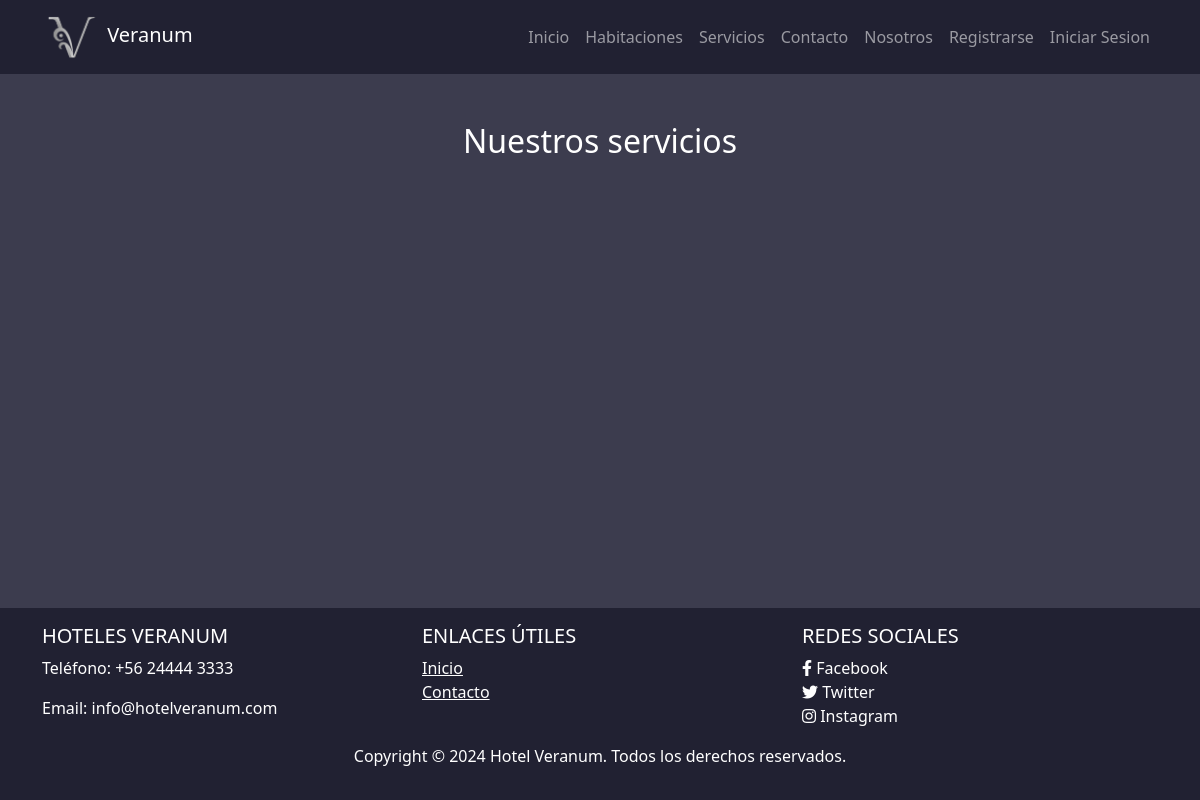
The page /servicioCl/ on the database as committed earlier.
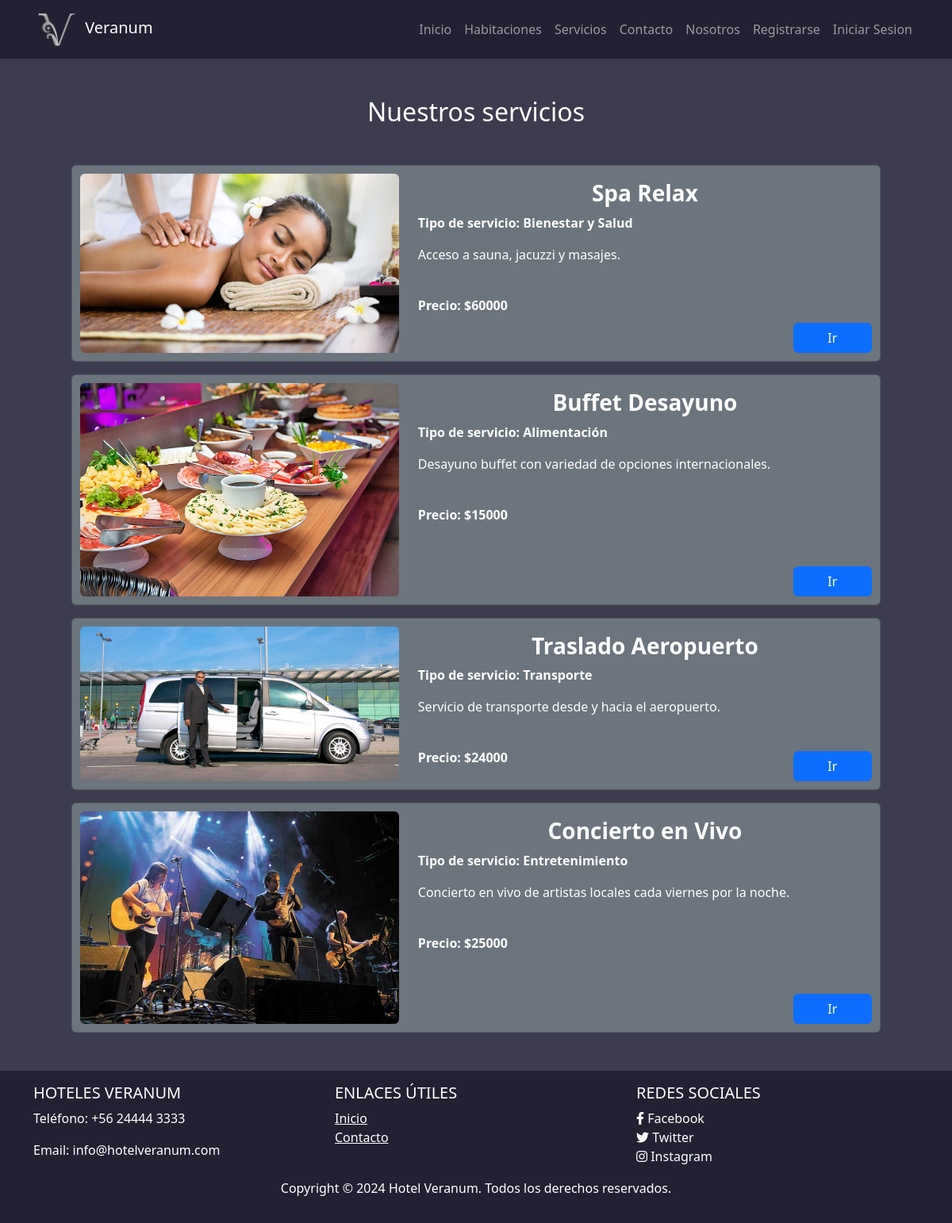
The same page on the database as committed later.
### hotel/models.py (models this page shows, shortened)
class Servicio(models.Model):
    id = models.AutoField(primary_key=True, verbose_name='ID')
    tipo_servicio = models.ForeignKey(TipoServicio, on_delete=models.CASCADE, verbose_name='Tipo de Servicio')
    nombre = models.CharField(max_length=50, verbose_name='Nombre')
    descripcion = models.TextField(verbose_name='Descripcion')
    imagen = models.ImageField(upload_to="servicios", verbose_name='Imagen')
    precio = models.DecimalField(max_digits=10, decimal_places=0, verbose_name='Precio')
    estado = models.BooleanField(default=True, verbose_name='Estado')
    class Meta:
        db_table = 'Servicio'
        verbose_name = "Servicio"
        verbose_name_plural = "Servicios"
        ordering = ['id']

class TipoServicio(models.Model):
    id = models.AutoField(primary_key=True, verbose_name='ID')
    nombre = models.CharField(max_length=50, verbose_name='Nombre')
    class Meta:
        db_table = 'Tipo_Servicio'
        verbose_name = "Tipo de servicio"
        verbose_name_plural = "Tipos de servicios"
        ordering = ['id']

### hotel/views.py (the view)
# urls.py: path('servicioCl/', views.servicioCl, name='servicioCl'),
def servicioCl(request):
    servicios = Servicio.objects.all()
    return render(request, 'servicioCl.html', {'servicios': servicios})

### hotel/templates/servicioCl.html
{% extends 'base.html' %}
{% load static%}
{% block content %}
    <div class="container">
        <div class="m-5">
            <h2 class="m-5 text-center text-white">Nuestros servicios</h2>
            {% for servicio in servicios %}
            <div class="card mb-3 text-bg-secondary" >
                <div class="row">
                    <div class="col-md-5">
                        <img src="{{ servicio.imagen.url}}" width="600" height="600" class="img-fluid rounded" alt="...">
                    </div>
                    <div class="col-md-7 position-relative">
                        <div class="row">
                            <h3 class="card-title text-center mt-2 fw-bold">{{ servicio.nombre }}</h3><br>
                            <p class="card-text fw-semibold">Tipo de servicio: {{ servicio.tipo_servicio.nombre }}</p>
                            <div class="card-text">
                                <p class="card-text fw-light">{{ servicio.descripcion }}</p><br>
                                <p class="card-text fw-semibold">Precio: ${{ servicio.precio }}</p>
                            </div>
                            <div class="d-flex justify-content-end">
                                <button class="btn btn-primary d-grid col-2 position-absolute bottom-0" type="button">Ir</button>
                            </div>
                        </div>
                    </div>
                </div>
            </div>
            {% endfor %}
        </div>
    </div>
{% endblock %}

### hotel/templates/base.html (shortened to what this page needs)
{% load static %}
<!DOCTYPE html>
<html lang="es">
<head>
    <link rel="stylesheet" href="{% static 'hotel/css/style.css' %}">
    <link rel="stylesheet" href="https://cdnjs.cloudflare.com/ajax/libs/font-awesome/5.15.4/css/all.min.css">
    <link rel="stylesheet" href="https://cdn.jsdelivr.net/npm/bootstrap@5.3.3/dist/css/bootstrap.min.css">
</head>
<body class="fondo">
    <nav class="navbar navbar-expand-lg navbar-dark color1">
        <div class="container">
            <a class="navbar-brand" href="/"><img src="{% static 'hotel/img/Logo-Veranum3.png' %}" alt="" width="60" height="48" class="d-inline-block align-text-center"> Veranum</a>
            <div class="collapse navbar-collapse " id="navbarNavDropdown">
                <ul class="navbar-nav ms-auto">
                    <li>
                        <a class="nav-link" href="{% url 'home' %}">Inicio</a>
                    </li>
                    <li>
                        <a class="nav-link" href="">Habitaciones</a>
                    </li>
                    <li>
                        <a class="nav-link" href="{% url 'servicioCl' %}">Servicios</a>
                    </li>
                    <li>
                        <a class="nav-link" href="">Contacto</a>
                    </li>
                    <li>
                        <a class="nav-link" href="">Nosotros</a>
                    </li>
                    {% if user.is_authenticated %}
                        <li class="nav-item">
                            <a class="nav-link" href="/logout">Salir</a>
                        </li>
                        {% if request.user.is_staff %}
                            <li class="nav-item dropdown">
                                <a class="nav-link dropdown-toggle" href="#" role="button" data-bs-toggle="dropdown"
                                    aria-expanded="false">
                                    Administracion
                                </a>
                                <ul class="dropdown-menu">
                                    <li><a class="dropdown-item" href="{% url 'servicio' %}">Servicios</a></li>
                                    <li><a class="dropdown-item" href="{% url 'promocion' %}">Promociones</a></li>
                                </ul>
                            </li>
                        {% endif %}
                    {% else %}
                        <li class="nav-item">
                            <a class="nav-link" href="/signup">Registrarse</a>
                        </li>
                        <li class="nav-item">
                            <a class="nav-link" href="/signin">Iniciar Sesion</a>
                        </li>
                    {% endif %}
                </ul>
            </div>
        </div>
    </nav>
    {% block content %}
    {% endblock %}
    <footer class="footer py-3 text-white color1">
        <div class="container">
            <div class="row">
                <div class="col-md-4">
                    <h5 class="text-uppercase">Hoteles Veranum</h5>
                    <p>Teléfono: +56 24444 3333</p>
                    <p>Email: info@hotelveranum.com</p>
                </div>
                <div class="col-md-4">
                    <h5 class="text-uppercase">Enlaces útiles</h5>
                    <ul class="list-unstyled">
                        <li><a href="{% url 'home' %}" class="text-white">Inicio</a></li>
                        <li><a href="#" class="text-white">Contacto</a></li>
                    </ul>
                </div>
                <div class="col-md-4">
                    <h5 class="text-uppercase">Redes sociales</h5>
                    <ul class="list-unstyled">
                        <li><a href="#" class="text-white" style="text-decoration: none;"><i class="fab fa-facebook-f"></i> Facebook</a></li>
                        <li><a href="#" class="text-white" style="text-decoration: none;"><i class="fab fa-twitter"></i> Twitter</a></li>
                        <li><a href="#" class="text-white" style="text-decoration: none;"><i class="fab fa-instagram"></i> Instagram</a></li>
                    </ul>
                </div>
            </div>
            <p class="text-center text-white">Copyright &copy; 2024 Hotel Veranum. Todos los derechos reservados.
            </p>
        </div>
    </footer>
</body>
</html>

### hotel/static/hotel/css/style.css (style rules this page uses)
body { display: flex; flex-direction: column; min-height: 100vh; }
footer { margin-top: auto; justify-content: end; bottom: 0; width: auto; }
.card { display: flex; border: 1px solid #ccc; border-radius: 8px; padding: 10px; margin-bottom: 10px; }
.fondo { background-color: #3C3C4E; }
.color1 { background-color: #212132; }

Rows that differ between the two databases and show on the page:
added Servicio: imagen (picture), nombre "Spa Relax", tipo_servicio.nombre "Bienestar y Salud", descripcion "Acceso a sauna, jacuzzi y masajes.", precio "60000"
added Servicio: imagen (picture), nombre "Buffet Desayuno", tipo_servicio.nombre "Alimentación", descripcion "Desayuno buffet con variedad de opciones internacionales.", precio "15000"
added Servicio: imagen (picture), nombre "Traslado Aeropuerto", tipo_servicio.nombre "Transporte", descripcion "Servicio de transporte desde y hacia el aeropuerto.", precio "24000"
added Servicio: imagen (picture), nombre "Concierto en Vivo", tipo_servicio.nombre "Entretenimiento", descripcion "Concierto en vivo de artistas locales cada viernes por la noche.", precio "25000"
